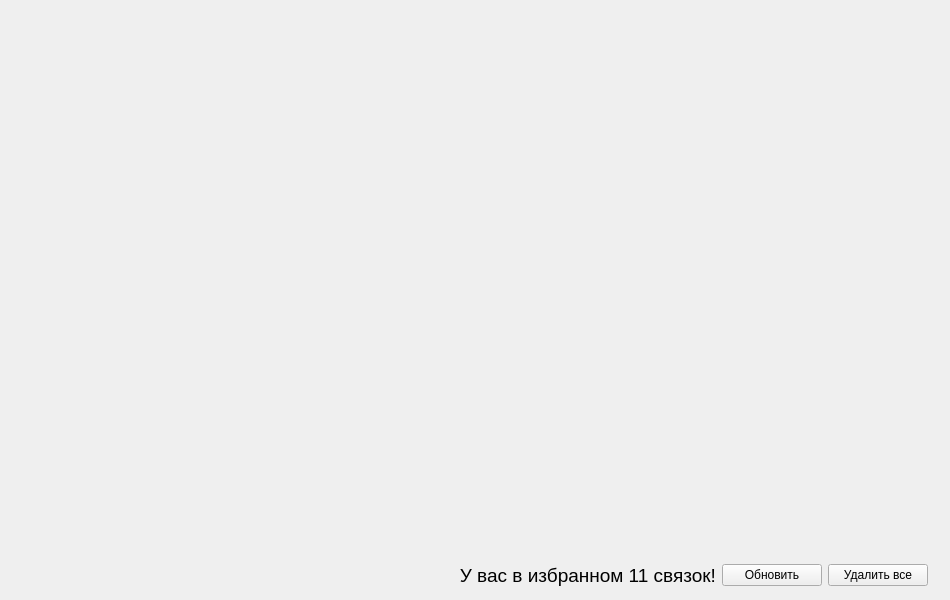
<?xml version="1.0" encoding="UTF-8"?>
<ui version="4.0">
 <class>FavouritePage</class>
 <widget class="QMainWindow" name="FavouritePage">
  <property name="geometry">
   <rect>
    <x>0</x>
    <y>0</y>
    <width>950</width>
    <height>600</height>
   </rect>
  </property>
  <property name="minimumSize">
   <size>
    <width>950</width>
    <height>600</height>
   </size>
  </property>
  <property name="windowTitle">
   <string>p2p-app</string>
  </property>
  <widget class="QWidget" name="centralwidget">
   <layout class="QVBoxLayout" name="verticalLayout">
    <property name="spacing">
     <number>2</number>
    </property>
    <property name="leftMargin">
     <number>0</number>
    </property>
    <property name="topMargin">
     <number>0</number>
    </property>
    <property name="rightMargin">
     <number>0</number>
    </property>
    <property name="bottomMargin">
     <number>0</number>
    </property>
    <item>
     <widget class="QWidget" name="widget" native="true"/>
    </item>
    <item>
     <widget class="QWidget" name="widget_4" native="true">
      <layout class="QVBoxLayout" name="verticalLayout_2">
       <property name="leftMargin">
        <number>22</number>
       </property>
       <property name="rightMargin">
        <number>22</number>
       </property>
       <property name="bottomMargin">
        <number>0</number>
       </property>
       <item>
        <widget class="QWidget" name="widget_2" native="true"/>
       </item>
      </layout>
     </widget>
    </item>
    <item>
     <widget class="QWidget" name="widget_3" native="true">
      <property name="maximumSize">
       <size>
        <width>16777215</width>
        <height>45</height>
       </size>
      </property>
      <layout class="QHBoxLayout" name="horizontalLayout">
       <property name="leftMargin">
        <number>22</number>
       </property>
       <property name="topMargin">
        <number>5</number>
       </property>
       <property name="rightMargin">
        <number>22</number>
       </property>
       <item>
        <widget class="QLabel" name="label">
         <property name="font">
          <font>
           <pointsize>14</pointsize>
           <bold>false</bold>
          </font>
         </property>
         <property name="text">
          <string>У вас в избранном 11 связок!</string>
         </property>
         <property name="alignment">
          <set>Qt::AlignRight|Qt::AlignTrailing|Qt::AlignVCenter</set>
         </property>
        </widget>
       </item>
       <item>
        <widget class="QPushButton" name="pushButton_2">
         <property name="maximumSize">
          <size>
           <width>100</width>
           <height>16777215</height>
          </size>
         </property>
         <property name="text">
          <string>Обновить</string>
         </property>
        </widget>
       </item>
       <item>
        <widget class="QPushButton" name="pushButton">
         <property name="maximumSize">
          <size>
           <width>100</width>
           <height>16777215</height>
          </size>
         </property>
         <property name="text">
          <string>Удалить все</string>
         </property>
        </widget>
       </item>
      </layout>
     </widget>
    </item>
   </layout>
  </widget>
  <widget class="QMenuBar" name="menubar">
   <property name="geometry">
    <rect>
     <x>0</x>
     <y>0</y>
     <width>950</width>
     <height>24</height>
    </rect>
   </property>
  </widget>
 </widget>
 <resources/>
 <connections/>
</ui>
